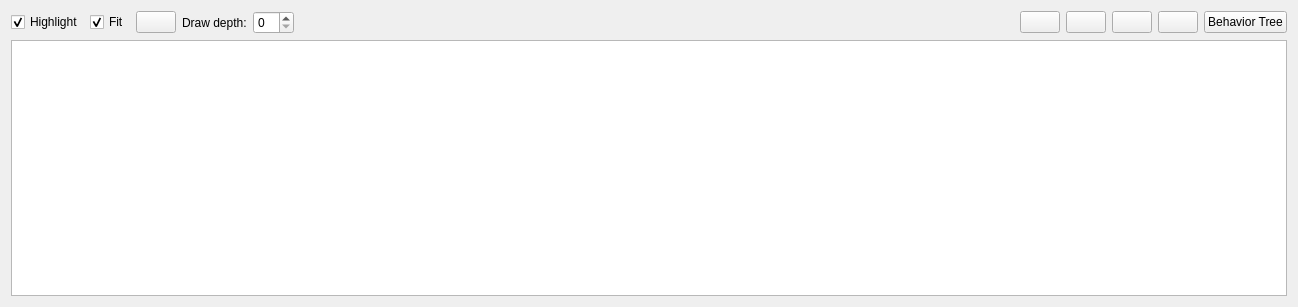
<?xml version="1.0" encoding="UTF-8"?>
<ui version="4.0">
 <class>RosBTWidget</class>
 <widget class="QWidget" name="RosBTWidget">
  <property name="enabled">
   <bool>true</bool>
  </property>
  <property name="geometry">
   <rect>
    <x>0</x>
    <y>0</y>
    <width>1298</width>
    <height>307</height>
   </rect>
  </property>
  <property name="windowTitle">
   <string>Behavior Tree</string>
  </property>
  <layout class="QVBoxLayout" name="verticalLayout" stretch="0,0">
   <item>
    <layout class="QHBoxLayout" name="horizontalLayout" stretch="0,0,0,0,0,0,0,0,0,0,0">
     <item>
      <widget class="QCheckBox" name="highlight_connections_check_box">
       <property name="toolTip">
        <string>Highlight incoming and outgoing connections on mouse over</string>
       </property>
       <property name="text">
        <string>Highlight</string>
       </property>
       <property name="checked">
        <bool>true</bool>
       </property>
      </widget>
     </item>
     <item>
      <widget class="QCheckBox" name="auto_fit_graph_check_box">
       <property name="toolTip">
        <string>Automatically fit graph into view on update</string>
       </property>
       <property name="text">
        <string>Fit</string>
       </property>
       <property name="checked">
        <bool>true</bool>
       </property>
      </widget>
     </item>
     <item>
      <widget class="QPushButton" name="fit_in_view_push_button">
       <property name="toolTip">
        <string>Fit graph in view</string>
       </property>
       <property name="iconSize">
        <size>
         <width>16</width>
         <height>16</height>
        </size>
       </property>
      </widget>
     </item>
     <item>
      <widget class="QLabel" name="label">
       <property name="text">
        <string>Draw depth:</string>
       </property>
      </widget>
     </item>
     <item>
      <widget class="QSpinBox" name="depth_spin_box">
       <property name="toolTip">
        <string>Set draw depth. Behavior trees nested deeper than this level will be collapsed into a single node.</string>
       </property>
      </widget>
     </item>
     <item>
      <spacer name="horizontalSpacer">
       <property name="orientation">
        <enum>Qt::Horizontal</enum>
       </property>
       <property name="sizeHint" stdset="0">
        <size>
         <width>40</width>
         <height>20</height>
        </size>
       </property>
      </spacer>
     </item>
     <item>
      <widget class="QPushButton" name="save_dot_push_button">
       <property name="toolTip">
        <string>Save as DOT graph</string>
       </property>
       <property name="iconSize">
        <size>
         <width>16</width>
         <height>16</height>
        </size>
       </property>
      </widget>
     </item>
     <item>
      <widget class="QPushButton" name="save_as_svg_push_button">
       <property name="toolTip">
        <string>Save as SVG</string>
       </property>
       <property name="iconSize">
        <size>
         <width>16</width>
         <height>16</height>
        </size>
       </property>
      </widget>
     </item>
     <item>
      <widget class="QPushButton" name="save_as_image_push_button">
       <property name="toolTip">
        <string>Save as image</string>
       </property>
       <property name="iconSize">
        <size>
         <width>16</width>
         <height>16</height>
        </size>
       </property>
      </widget>
     </item>
     <item>
      <widget class="QPushButton" name="refresh_graph_push_button">
       <property name="toolTip">
        <string>Refresh ROS graph</string>
       </property>
       <property name="iconSize">
        <size>
         <width>16</width>
         <height>16</height>
        </size>
       </property>
      </widget>
     </item>
     <item>
      <widget class="QPushButton" name="run_push_button">
       <property name="text">
        <string>Behavior Tree</string>
       </property>
      </widget>
     </item>
    </layout>
   </item>
   <item>
    <widget class="InteractiveGraphicsView" name="graphics_view">
     <property name="renderHints">
      <set>QPainter::Antialiasing|QPainter::HighQualityAntialiasing|QPainter::SmoothPixmapTransform|QPainter::TextAntialiasing</set>
     </property>
     <property name="resizeAnchor">
      <enum>QGraphicsView::AnchorViewCenter</enum>
     </property>
    </widget>
   </item>
  </layout>
 </widget>
 <customwidgets>
  <customwidget>
   <class>InteractiveGraphicsView</class>
   <extends>QGraphicsView</extends>
   <header>rqt_graph.interactive_graphics_view</header>
  </customwidget>
 </customwidgets>
 <resources/>
 <connections/>
</ui>
